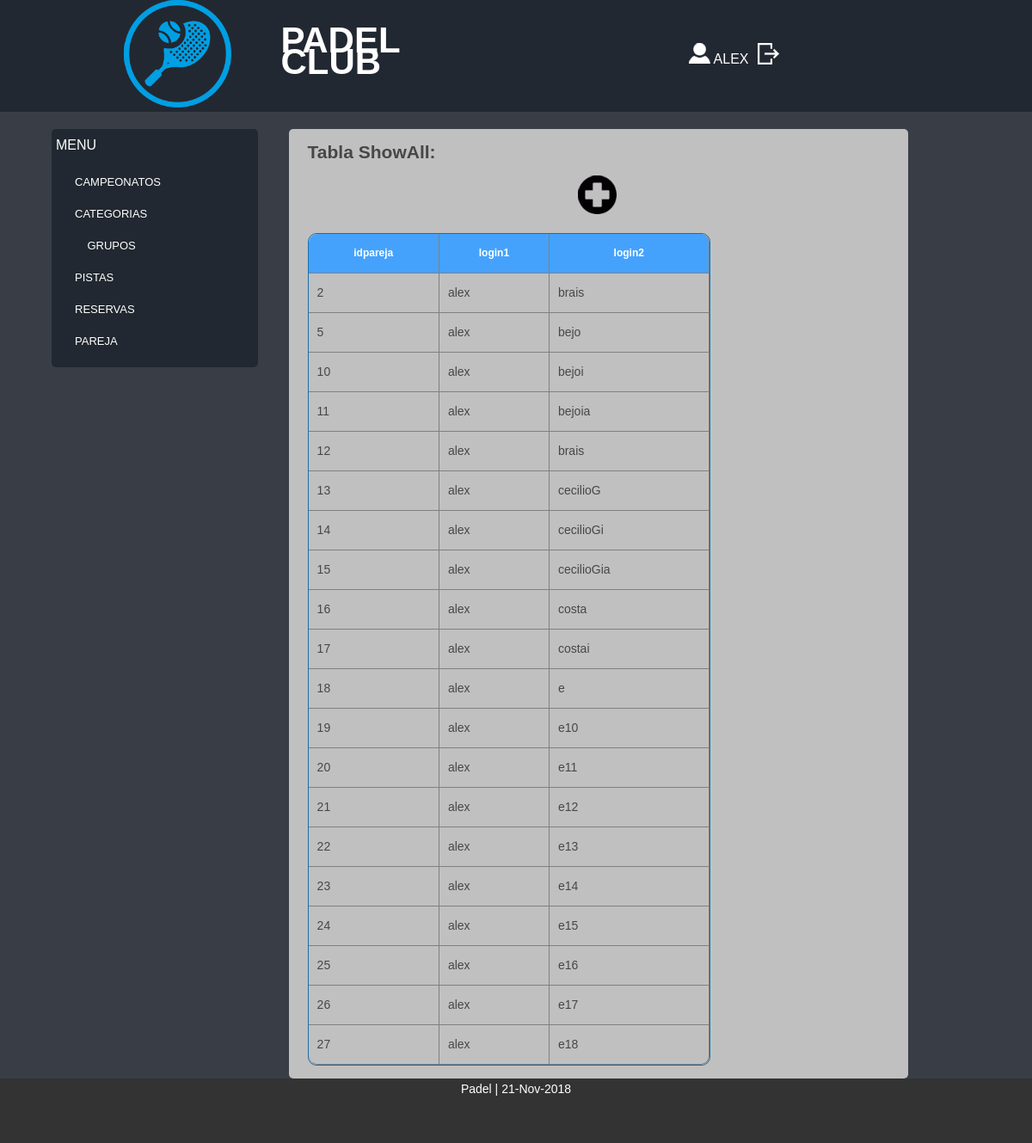
The app's page /Controllers/PAREJA_Controller.php (signed in) with its own data.
### tables this page shows
CREATE TABLE `PAREJA` (
  `idPareja` int(10) NOT NULL,
  `login1` varchar(10) NOT NULL,
  `login2` varchar(10) NOT NULL
);

### Models/PAREJA_Model.php (called while the page is built, shortened)
<?php
class PAREJA_Model {
	var $mysqli;
function __construct($idpareja,$login1,$login2){
	include_once 'Access_DB.php';
	$this->mysqli = ConnectDB();
}
function _SHOWALLUSER($sesion){
	$sql = "SELECT `idpareja`, `login1`, `login2` FROM PAREJA WHERE login1 = '$sesion' OR login2 = '$sesion' ";
	$result = $this->mysqli->query($sql);
	if($result ->num_rows >0){
		$j = 0;
		while($tupla = mysqli_fetch_assoc($result)){
		   $tuplas[$j] = $tupla;
		   $j++;
		}
		return $tuplas;
	}
	else{
		return  false;
	}
}
}

### Models/Access_DB.php (called while the page is built)
<?php
function ConnectDB()
{
    $mysqli = new mysqli("", 'root', '' , 'ABP_11');
	if ($mysqli->connect_errno) {
		include '../View/MESSAGE_View.php';
		new MESSAGE("Fallo al conectar a MySQL: (" . $mysqli->connect_errno . ") " . $mysqli->connect_error, './index.php');
		return false;
	}
	else{
		return $mysqli;
	}
}
?>

### Views/PAREJA_SHOWALL_USER_View.php (the view, shortened to what this page needs)
<?php
class PAREJA_SHOWALL_USER {
	function __construct($search,$lista,$array,$volver){
		$this->search = $search;
		$this->lista = $lista;
		$this->datos = $array;
		$this->render();
	}
	function render(){
		include 'Header.php';
?>
<div style="overflow-x:auto;">
				<h2><?php if(!$this->search){ echo 'Tabla ShowAll';}else{echo 'Tabla Busqueda';} ?>:</h2>
					<div id="anhadir-borrar" style="text-align: center;">
							<a href="<?php $_SERVER['PHP_SELF'] ?>?action=ADD"><img src="../Views/images/añadir.png"></a>&nbsp
					</div>
					<table class="tablas separador">
						<tr>
						<?php
						for($i=0; $i<count($this->lista);$i++){
								echo "<th>".$this->lista[$i]."</th>";
						}
						?>
						<?php
							for($j=0;$j<count($this->datos);$j++){
								echo "<tr>";
								for($i=0; $i<count($this->lista);$i++){
										echo "<td>".$this->datos[$j][($this->lista)[$i]]."</td>";
								}
							}
						?>
					</table>
</div>
<?php
	include 'Footer.php';
	}
}
?>

### Views/css/style.css (style rules this page uses)
* { margin:0px; padding:0px; }
html, body { width:100%; padding:0; margin:0; }
body { background: #393E46;color: #474747;font: 14px/25px Arial, Helvetica, sans-serif; }
.content a { text-decoration:none; font-size:16px; }
.content p,h2,h3,h4,form,table { margin-left:3%; margin-right:3%; margin-top:2%; margin-bottom:2%; }
#anhadir-borrar { margin: 0 auto; }
.tablas { border: 1px solid #1C6EA4; border-collapse: collapse; overflow-x:auto; }
td { padding:10px; }
th { background-color: #45A2FC; padding:10px; color: #FFFFFF; font-size: 12px; }
.separador { border-radius: 10px; border-spacing: 0; border-collapse: separate; }
.separador td, table.separador th { border-bottom: 1px solid Gray; border-right: 1px solid Gray; }
.separador tr:last-child td:first-child { border-bottom-left-radius: 10px; }
.separador tr:last-child td:last-child { border-bottom-right-radius: 10px; }
.separador tr:first-child th:first-child, table.separador tr:first-child td:first-child { border-top-left-radius: 10px }
.separador tr:first-child th:last-child, table.separate tr:first-child td:last-child { border-top-right-radius: 10px; }

### records on screen
pareja: idPareja "2", login1 "alex", login2 "brais"
pareja: idPareja "5", login1 "alex", login2 "bejo"
pareja: idPareja "10", login1 "alex", login2 "bejoi"
pareja: idPareja "11", login1 "alex", login2 "bejoia"
pareja: idPareja "12", login1 "alex", login2 "brais"
pareja: idPareja "13", login1 "alex", login2 "cecilioG"
pareja: idPareja "14", login1 "alex", login2 "cecilioGi"
pareja: idPareja "15", login1 "alex", login2 "cecilioGia"
pareja: idPareja "16", login1 "alex", login2 "costa"
pareja: idPareja "17", login1 "alex", login2 "costai"
pareja: idPareja "18", login1 "alex", login2 "e"
pareja: idPareja "19", login1 "alex", login2 "e10"
pareja: idPareja "20", login1 "alex", login2 "e11"
pareja: idPareja "21", login1 "alex", login2 "e12"
pareja: idPareja "22", login1 "alex", login2 "e13"
pareja: idPareja "23", login1 "alex", login2 "e14"
pareja: idPareja "24", login1 "alex", login2 "e15"
pareja: idPareja "25", login1 "alex", login2 "e16"
pareja: idPareja "26", login1 "alex", login2 "e17"
pareja: idPareja "27", login1 "alex", login2 "e18"

### other values on screen
$_SESSION['login'] "ALEX"
$this->lista[$i] "idpareja"
$this->lista[$i] "login1"
$this->lista[$i] "login2"
date("d-M-Y", mktime()) "21-Nov-2018"
